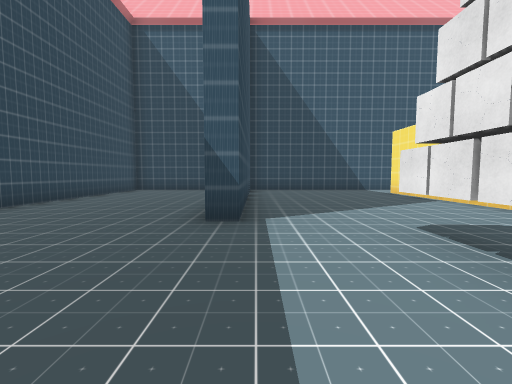
view 1 (above)

22 first-person views from a walk through a 3-D level made in the Unity game engine. The camera is 1.4 m above the floor, tilts 4° down and sees 90° across. The floor is counted in squares, 2 m on a side. Each view is taken from the middle of a square. On the plan, view 1 faces up. The plan holds only what a view shows up to about 9 squares ahead; the rest is blank. The place goes on beyond the plan. The player character is not drawn.

view 2
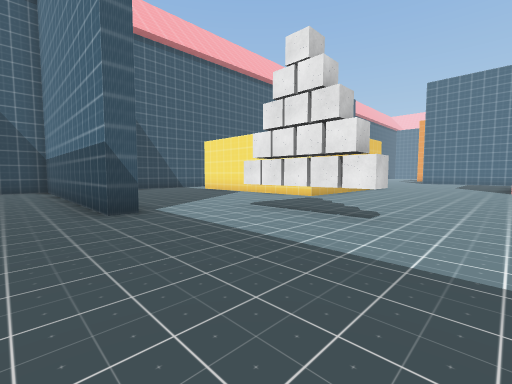

view 3
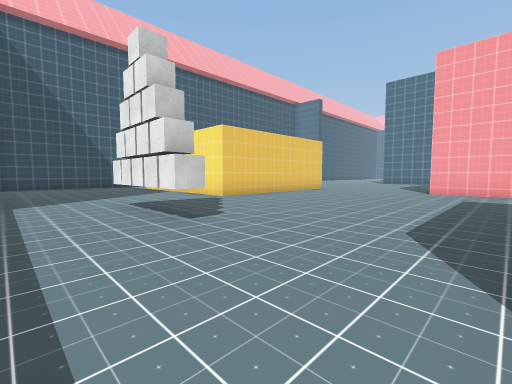

view 4
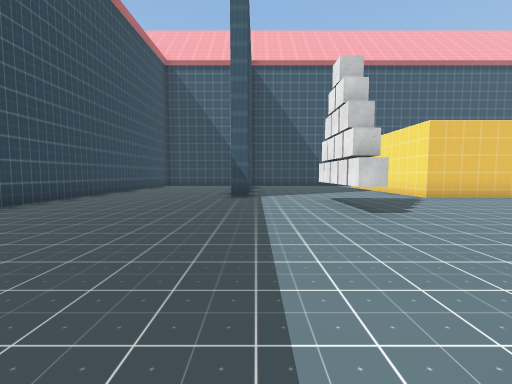

view 5
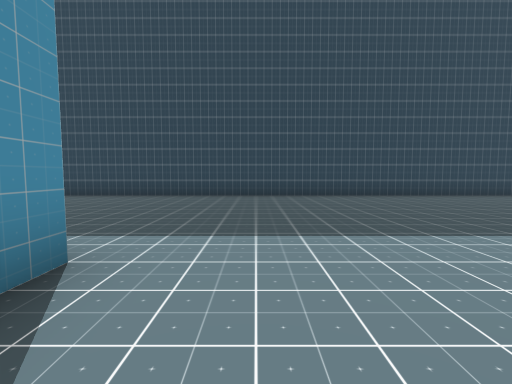

view 6
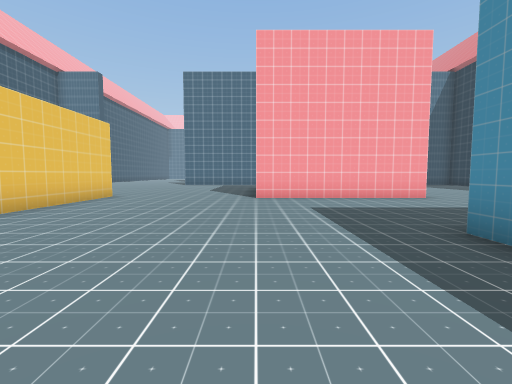

view 7
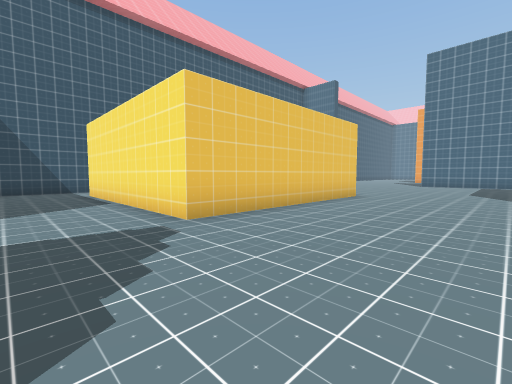

view 8
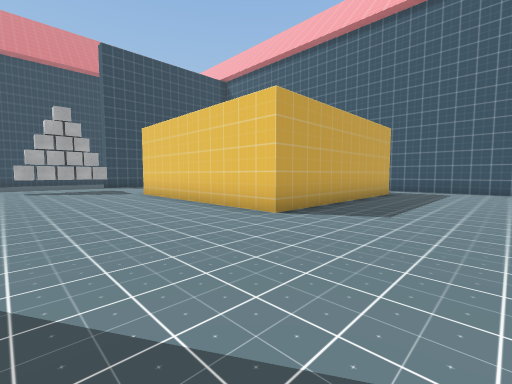

view 9
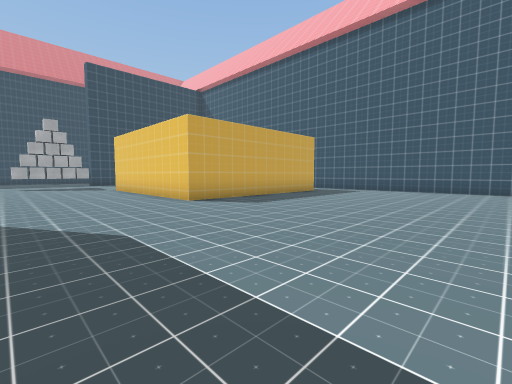

view 10
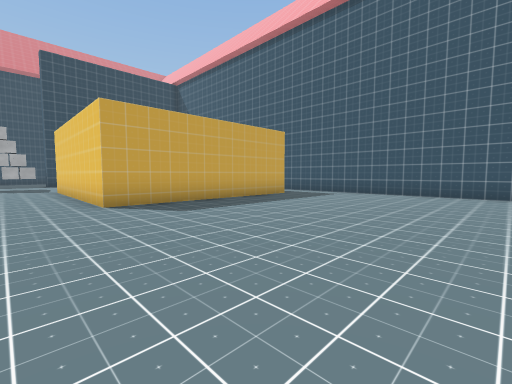

view 11
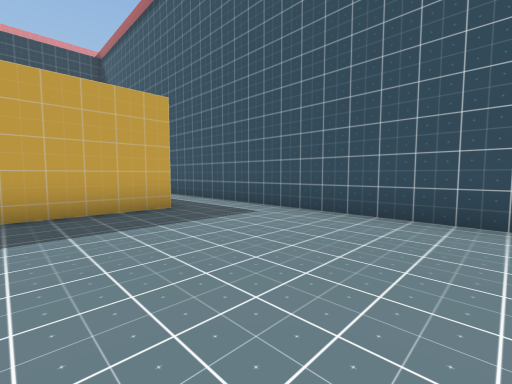

view 12
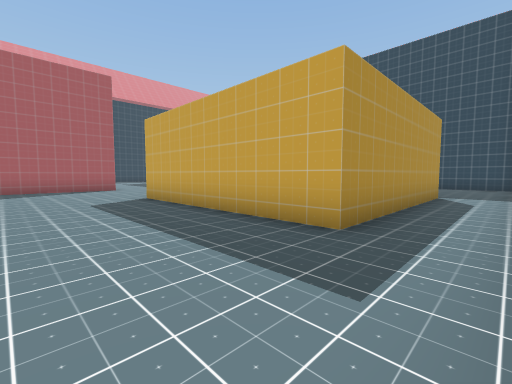

view 13
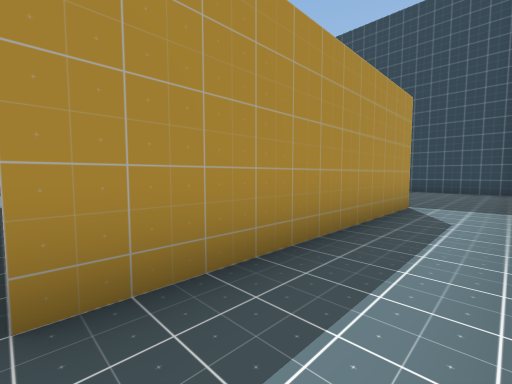

view 14
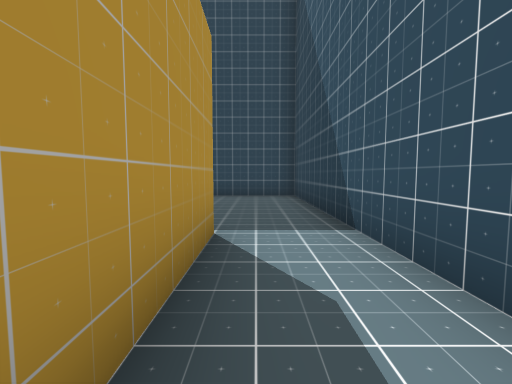

view 15
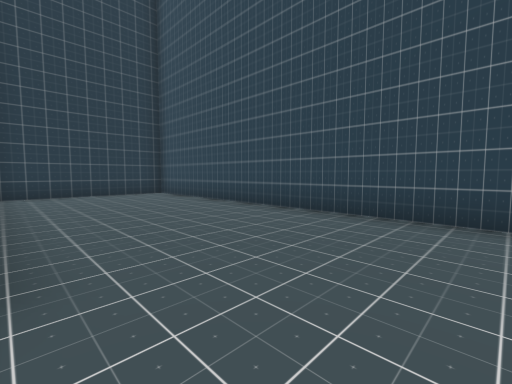

view 16
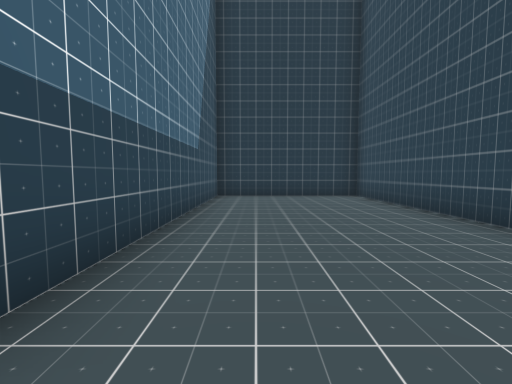

view 17
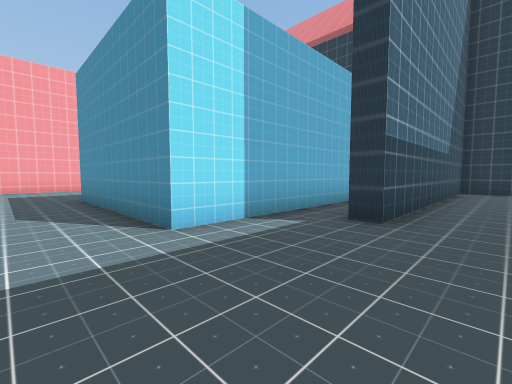

view 18
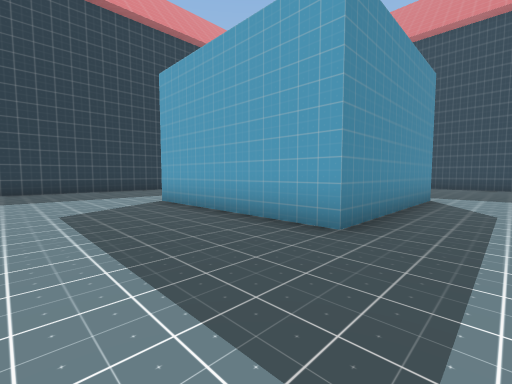

view 19
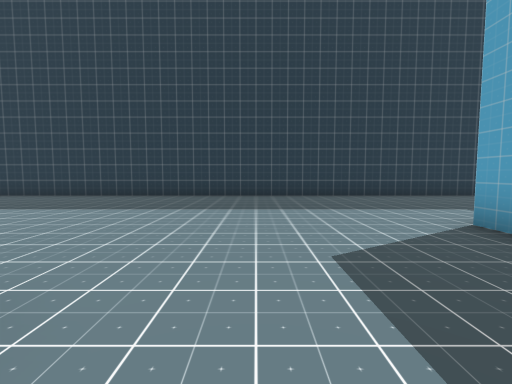

view 20
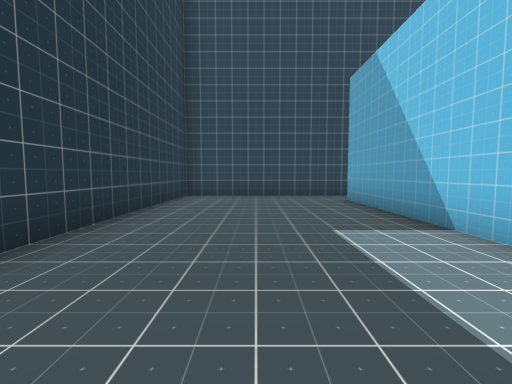

view 21
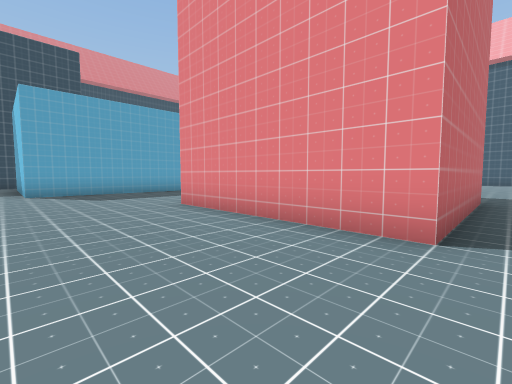

view 22
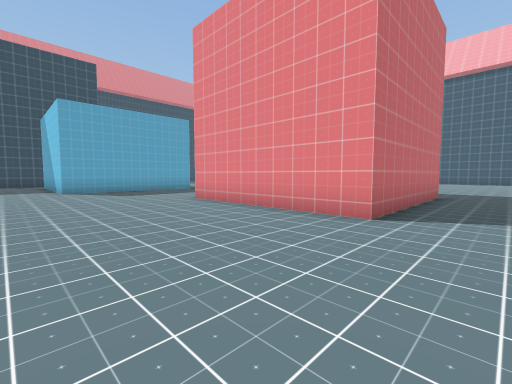

### Floor plan
Points are (right, up) in squares from view 1. A wall is a line through its corners. A room is listed if a view was taken in it or the views show most of it. See-through windows are left out.
Room 1 (views 1, 2, 3, 4, 5, 6, 7, 8, 9, 10, 11, 12, 13, 14, 15, 16, 17, 18, 19, 20, 21, 22)
walls: (6, -3.5) (6, -8.5) (1, -8.5) (1, -3.5) (6, -3.5); (5, 3.5) (5, 9.5) (11, 9.5) (11, 3.5) (5, 3.5); (13.1, -1) (14.1, -1); (-0.3, -8) (-0.3, -13.2) (17.2, -13.2); (15.5, -1) (15.5, -6) (10.5, -6) (10.5, -1); (-1.4, 11.3) (-2, 11.3); (-5.3, 9) (-5.3, -13.2) (-0.8, -13.2) (-0.8, -5.8) (-0.2, -5.8); (17, 11.3) (-0.3, 11.3) (-0.3, 3.7) (-0.8, 3.7) (-0.8, 10.5)
objects: other object (2, 1); other object (2, 2); other object (2, 3)

Positions as (right, up) in squares from view 1, and headings:
1: (0, 0), facing up
2: (-2, -1), facing up-right
3: (0, -3), facing up-right
4: (0, -4), facing up
5: (3, -2), facing left
6: (3, -1), facing right
7: (3, 0), facing up-right
8: (14, 0), facing up-left
9: (17, 0), facing up-left
10: (17, 2), facing up-left
11: (16, 7), facing up-left
12: (14, 11), facing down-left
13: (11, 11), facing down-left
14: (8, 10), facing left
15: (-1, -4), facing down-left
16: (-2, -5), facing down
17: (-2, -2), facing down-right
18: (9, -2), facing down-left
19: (9, -5), facing down
20: (8, -11), facing left
21: (16, -9), facing up-left
22: (17, -10), facing up-left
